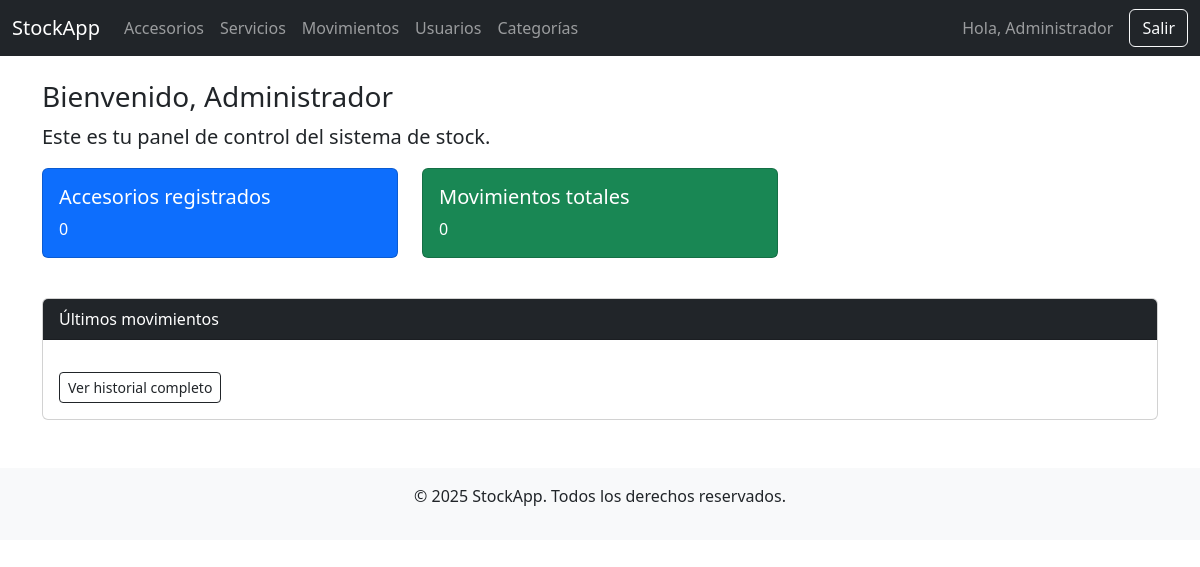
Page /dashboard.php (signed in) on the earlier database version.
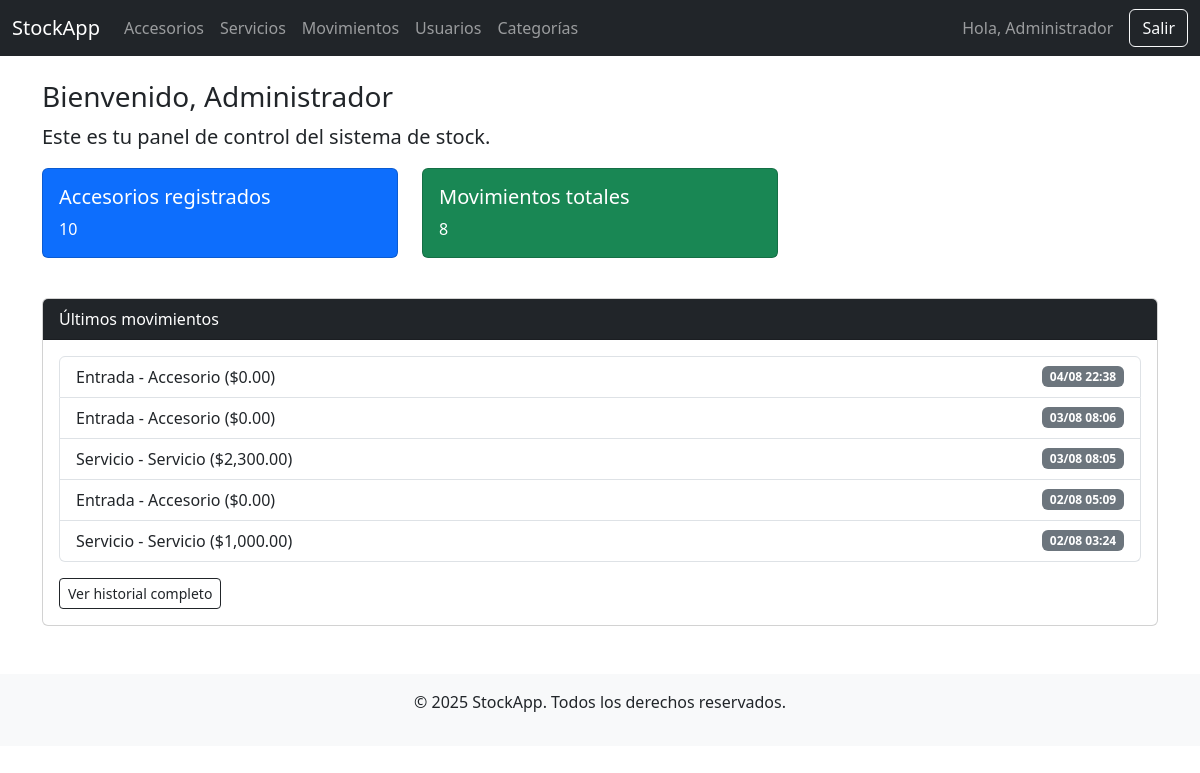
Same page on the later database version.
### tables this page shows
CREATE TABLE `movimientos` (
  `id` int(11) NOT NULL,
  `usuario_id` int(11) DEFAULT NULL,
  `tipo` enum('entrada','salida','servicio') NOT NULL,
  `sector` enum('accesorio','servicio') NOT NULL,
  `item_id` int(11) NOT NULL,
  `cantidad` int(11) NOT NULL,
  `total` decimal(10,2) NOT NULL,
  `observacion` text DEFAULT NULL,
  `activo` tinyint(1) DEFAULT 1,
  `creado_en` timestamp NOT NULL DEFAULT current_timestamp()
);

### dashboard.php (the view, shortened to what this page needs)
<?php
require_once 'config/database.php';
include 'includes/header.php';
include 'includes/navbar.php';
?>
<div class="container mt-4">
    <h3>Bienvenido, <?= $_SESSION['nombre']; ?></h3>
    <p class="lead">Este es tu panel de control del sistema de stock.</p>
    <div class="row">
        <div class="col-md-4">
            <div class="card text-bg-primary mb-3">
                <div class="card-body">
                    <h5 class="card-title">Accesorios registrados</h5>
                    <p class="card-text">
                        <?php
                        $stmt = $pdo->query("SELECT COUNT(*) FROM accesorios");
                        echo $stmt->fetchColumn();
                        ?>
                    </p>
                </div>
            </div>
        </div>
        <div class="col-md-4">
            <div class="card text-bg-success mb-3">
                <div class="card-body">
                    <h5 class="card-title">Movimientos totales</h5>
                    <p class="card-text">
                        <?php
                        $stmt = $pdo->query("SELECT COUNT(*) FROM movimientos");
                        echo $stmt->fetchColumn();
                        ?>
                    </p>
                </div>
            </div>
        </div>
    </div>
    <div class="card mt-4">
        <div class="card-header bg-dark text-white">
            Últimos movimientos
        </div>
        <div class="card-body">
            <ul class="list-group">
                <?php
                $ultimos = $pdo->query("
                    SELECT m.*, u.nombre AS usuario
                    FROM movimientos m
                    LEFT JOIN usuarios u ON m.usuario_id = u.id
                    ORDER BY m.creado_en DESC
                    LIMIT 5
                ")->fetchAll();
                foreach ($ultimos as $m):
                    $descripcion = ucfirst($m['tipo']) . ' - ' . ucfirst($m['sector']) . " ($" . number_format($m['total'], 2) . ")";
                ?>
                    <li class="list-group-item d-flex justify-content-between align-items-center">
                        <?= $descripcion ?>
                        <span class="badge bg-secondary"><?= date('d/m H:i', strtotime($m['creado_en'])) ?></span>
                    </li>
                <?php endforeach; ?>
            </ul>
            <a href="movimientos/historial.php" class="btn btn-sm btn-outline-dark mt-3">Ver historial completo</a>
        </div>
    </div>
</div>
<?php include 'includes/footer.php'; ?>

Differences in the rows shown:
added movimientos: descripcion "Entrada - Accesorio ($0.00)", creado_en "04/08 22:38"
added movimientos: descripcion "Entrada - Accesorio ($0.00)", creado_en "03/08 08:06"
added movimientos: descripcion "Servicio - Servicio ($2,300.00)", creado_en "03/08 08:05"
added movimientos: descripcion "Entrada - Accesorio ($0.00)", creado_en "02/08 05:09"
added movimientos: descripcion "Servicio - Servicio ($1,000.00)", creado_en "02/08 03:24"
Other differences:
$stmt->fetchColumn(): "0" → "10"
$stmt->fetchColumn(): "0" → "8"
